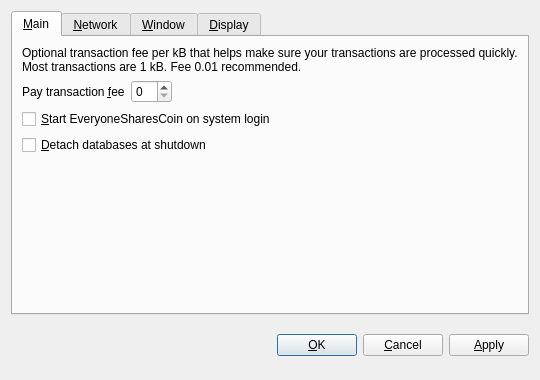
<?xml version="1.0" encoding="UTF-8"?>
<ui version="4.0">
 <class>OptionsDialog</class>
 <widget class="QDialog" name="OptionsDialog">
  <property name="geometry">
   <rect>
    <x>0</x>
    <y>0</y>
    <width>540</width>
    <height>380</height>
   </rect>
  </property>
  <property name="windowTitle">
   <string>Options</string>
  </property>
  <property name="modal">
   <bool>true</bool>
  </property>
  <layout class="QVBoxLayout" name="verticalLayout">
   <item>
    <widget class="QTabWidget" name="tabWidget">
     <property name="tabPosition">
      <enum>QTabWidget::North</enum>
     </property>
     <property name="currentIndex">
      <number>0</number>
     </property>
     <widget class="QWidget" name="tabMain">
      <attribute name="title">
       <string>&amp;Main</string>
      </attribute>
      <layout class="QVBoxLayout" name="verticalLayout_Main">
       <item>
        <widget class="QLabel" name="transactionFeeInfoLabel">
         <property name="text">
          <string>Optional transaction fee per kB that helps make sure your transactions are processed quickly. Most transactions are 1 kB. Fee 0.01 recommended.</string>
         </property>
         <property name="textFormat">
          <enum>Qt::PlainText</enum>
         </property>
         <property name="wordWrap">
          <bool>true</bool>
         </property>
        </widget>
       </item>
       <item>
        <layout class="QHBoxLayout" name="horizontalLayout_Main">
         <item>
          <widget class="QLabel" name="transactionFeeLabel">
           <property name="text">
            <string>Pay transaction &amp;fee</string>
           </property>
           <property name="textFormat">
            <enum>Qt::PlainText</enum>
           </property>
           <property name="buddy">
            <cstring>transactionFee</cstring>
           </property>
          </widget>
         </item>
         <item>
          <widget class="BitcoinAmountField" name="transactionFee"/>
         </item>
         <item>
          <spacer name="horizontalSpacer_Main">
           <property name="orientation">
            <enum>Qt::Horizontal</enum>
           </property>
           <property name="sizeHint" stdset="0">
            <size>
             <width>40</width>
             <height>20</height>
            </size>
           </property>
          </spacer>
         </item>
        </layout>
       </item>
       <item>
        <widget class="QCheckBox" name="bitcoinAtStartup">
         <property name="toolTip">
          <string>Automatically start EveryoneSharesCoin after logging in to the system.</string>
         </property>
         <property name="text">
          <string>&amp;Start EveryoneSharesCoin on system login</string>
         </property>
        </widget>
       </item>
       <item>
        <widget class="QCheckBox" name="detachDatabases">
         <property name="toolTip">
          <string>Detach block and address databases at shutdown. This means they can be moved to another data directory, but it slows down shutdown. The wallet is always detached.</string>
         </property>
         <property name="text">
          <string>&amp;Detach databases at shutdown</string>
         </property>
        </widget>
       </item>
       <item>
        <spacer name="verticalSpacer_Main">
         <property name="orientation">
          <enum>Qt::Vertical</enum>
         </property>
         <property name="sizeHint" stdset="0">
          <size>
           <width>20</width>
           <height>40</height>
          </size>
         </property>
        </spacer>
       </item>
      </layout>
     </widget>
     <widget class="QWidget" name="tabNetwork">
      <attribute name="title">
       <string>&amp;Network</string>
      </attribute>
      <layout class="QVBoxLayout" name="verticalLayout_Network">
       <item>
        <widget class="QCheckBox" name="mapPortUpnp">
         <property name="toolTip">
          <string>Automatically open the EveryoneSharesCoin client port on the router. This only works when your router supports UPnP and it is enabled.</string>
         </property>
         <property name="text">
          <string>Map port using &amp;UPnP</string>
         </property>
        </widget>
       </item>
       <item>
        <widget class="QCheckBox" name="connectSocks">
         <property name="toolTip">
          <string>Connect to the EveryoneSharesCoin network through a SOCKS proxy (e.g. when connecting through Tor).</string>
         </property>
         <property name="text">
          <string>&amp;Connect through SOCKS proxy:</string>
         </property>
        </widget>
       </item>
       <item>
        <layout class="QHBoxLayout" name="horizontalLayout_Network">
         <item>
          <widget class="QLabel" name="proxyIpLabel">
           <property name="text">
            <string>Proxy &amp;IP:</string>
           </property>
           <property name="textFormat">
            <enum>Qt::PlainText</enum>
           </property>
           <property name="buddy">
            <cstring>proxyIp</cstring>
           </property>
          </widget>
         </item>
         <item>
          <widget class="QValidatedLineEdit" name="proxyIp">
           <property name="maximumSize">
            <size>
             <width>140</width>
             <height>16777215</height>
            </size>
           </property>
           <property name="toolTip">
            <string>IP address of the proxy (e.g. 127.0.0.1)</string>
           </property>
          </widget>
         </item>
         <item>
          <widget class="QLabel" name="proxyPortLabel">
           <property name="text">
            <string>&amp;Port:</string>
           </property>
           <property name="textFormat">
            <enum>Qt::PlainText</enum>
           </property>
           <property name="buddy">
            <cstring>proxyPort</cstring>
           </property>
          </widget>
         </item>
         <item>
          <widget class="QLineEdit" name="proxyPort">
           <property name="maximumSize">
            <size>
             <width>55</width>
             <height>16777215</height>
            </size>
           </property>
           <property name="toolTip">
            <string>Port of the proxy (e.g. 9050)</string>
           </property>
          </widget>
         </item>
         <item>
          <widget class="QLabel" name="socksVersionLabel">
           <property name="text">
            <string>SOCKS &amp;Version:</string>
           </property>
           <property name="textFormat">
            <enum>Qt::PlainText</enum>
           </property>
           <property name="buddy">
            <cstring>socksVersion</cstring>
           </property>
          </widget>
         </item>
         <item>
          <widget class="QValueComboBox" name="socksVersion">
           <property name="toolTip">
            <string>SOCKS version of the proxy (e.g. 5)</string>
           </property>
          </widget>
         </item>
         <item>
          <spacer name="horizontalSpacer_Network">
           <property name="orientation">
            <enum>Qt::Horizontal</enum>
           </property>
           <property name="sizeHint" stdset="0">
            <size>
             <width>40</width>
             <height>20</height>
            </size>
           </property>
          </spacer>
         </item>
        </layout>
       </item>
       <item>
        <spacer name="verticalSpacer_Network">
         <property name="orientation">
          <enum>Qt::Vertical</enum>
         </property>
         <property name="sizeHint" stdset="0">
          <size>
           <width>20</width>
           <height>40</height>
          </size>
         </property>
        </spacer>
       </item>
      </layout>
     </widget>
     <widget class="QWidget" name="tabWindow">
      <attribute name="title">
       <string>&amp;Window</string>
      </attribute>
      <layout class="QVBoxLayout" name="verticalLayout_Window">
       <item>
        <widget class="QCheckBox" name="minimizeToTray">
         <property name="toolTip">
          <string>Show only a tray icon after minimizing the window.</string>
         </property>
         <property name="text">
          <string>&amp;Minimize to the tray instead of the taskbar</string>
         </property>
        </widget>
       </item>
       <item>
        <widget class="QCheckBox" name="minimizeOnClose">
         <property name="toolTip">
          <string>Minimize instead of exit the application when the window is closed. When this option is enabled, the application will be closed only after selecting Quit in the menu.</string>
         </property>
         <property name="text">
          <string>M&amp;inimize on close</string>
         </property>
        </widget>
       </item>
       <item>
        <spacer name="verticalSpacer_Window">
         <property name="orientation">
          <enum>Qt::Vertical</enum>
         </property>
         <property name="sizeHint" stdset="0">
          <size>
           <width>20</width>
           <height>40</height>
          </size>
         </property>
        </spacer>
       </item>
      </layout>
     </widget>
     <widget class="QWidget" name="tabDisplay">
      <attribute name="title">
       <string>&amp;Display</string>
      </attribute>
      <layout class="QVBoxLayout" name="verticalLayout_Display">
       <item>
        <layout class="QHBoxLayout" name="horizontalLayout_1_Display">
         <item>
          <widget class="QLabel" name="langLabel">
           <property name="text">
            <string>User Interface &amp;language:</string>
           </property>
           <property name="textFormat">
            <enum>Qt::PlainText</enum>
           </property>
           <property name="buddy">
            <cstring>lang</cstring>
           </property>
          </widget>
         </item>
         <item>
          <widget class="QValueComboBox" name="lang">
           <property name="toolTip">
            <string>The user interface language can be set here. This setting will take effect after restarting EveryoneSharesCoin.</string>
           </property>
          </widget>
         </item>
        </layout>
       </item>
       <item>
        <layout class="QHBoxLayout" name="horizontalLayout_2_Display">
         <item>
          <widget class="QLabel" name="unitLabel">
           <property name="text">
            <string>&amp;Unit to show amounts in:</string>
           </property>
           <property name="textFormat">
            <enum>Qt::PlainText</enum>
           </property>
           <property name="buddy">
            <cstring>unit</cstring>
           </property>
          </widget>
         </item>
         <item>
          <widget class="QValueComboBox" name="unit">
           <property name="toolTip">
            <string>Choose the default subdivision unit to show in the interface and when sending coins.</string>
           </property>
          </widget>
         </item>
        </layout>
       </item>
       <item>
        <widget class="QCheckBox" name="displayAddresses">
         <property name="toolTip">
          <string>Whether to show EveryoneSharesCoin addresses in the transaction list.</string>
         </property>
         <property name="text">
          <string>&amp;Display addresses in transaction list</string>
         </property>
        </widget>
       </item>
       <item>
        <widget class="QCheckBox" name="coinControlFeatures">
         <property name="toolTip">
          <string>Whether to show coin control features or not.</string>
         </property>
         <property name="text">
          <string>Display coin &amp;control features (experts only!)</string>
         </property>
        </widget>
       </item>
       <item>
        <spacer name="verticalSpacer_Display">
         <property name="orientation">
          <enum>Qt::Vertical</enum>
         </property>
         <property name="sizeHint" stdset="0">
          <size>
           <width>20</width>
           <height>40</height>
          </size>
         </property>
        </spacer>
       </item>
      </layout>
     </widget>
    </widget>
   </item>
   <item>
    <layout class="QHBoxLayout" name="horizontalLayout_Buttons">
     <item>
      <spacer name="horizontalSpacer_1">
       <property name="orientation">
        <enum>Qt::Horizontal</enum>
       </property>
       <property name="sizeHint" stdset="0">
        <size>
         <width>40</width>
         <height>48</height>
        </size>
       </property>
      </spacer>
     </item>
     <item>
      <widget class="QLabel" name="statusLabel">
       <property name="font">
        <font>
         <weight>75</weight>
         <bold>true</bold>
        </font>
       </property>
       <property name="text">
        <string/>
       </property>
       <property name="textFormat">
        <enum>Qt::PlainText</enum>
       </property>
       <property name="wordWrap">
        <bool>true</bool>
       </property>
      </widget>
     </item>
     <item>
      <spacer name="horizontalSpacer_2">
       <property name="orientation">
        <enum>Qt::Horizontal</enum>
       </property>
       <property name="sizeHint" stdset="0">
        <size>
         <width>40</width>
         <height>48</height>
        </size>
       </property>
      </spacer>
     </item>
     <item>
      <widget class="QPushButton" name="okButton">
       <property name="text">
        <string>&amp;OK</string>
       </property>
      </widget>
     </item>
     <item>
      <widget class="QPushButton" name="cancelButton">
       <property name="text">
        <string>&amp;Cancel</string>
       </property>
       <property name="autoDefault">
        <bool>false</bool>
       </property>
      </widget>
     </item>
     <item>
      <widget class="QPushButton" name="applyButton">
       <property name="text">
        <string>&amp;Apply</string>
       </property>
       <property name="autoDefault">
        <bool>false</bool>
       </property>
      </widget>
     </item>
    </layout>
   </item>
  </layout>
 </widget>
 <customwidgets>
  <customwidget>
   <class>BitcoinAmountField</class>
   <extends>QSpinBox</extends>
   <header>bitcoinamountfield.h</header>
  </customwidget>
  <customwidget>
   <class>QValueComboBox</class>
   <extends>QComboBox</extends>
   <header>qvaluecombobox.h</header>
  </customwidget>
  <customwidget>
   <class>QValidatedLineEdit</class>
   <extends>QLineEdit</extends>
   <header>qvalidatedlineedit.h</header>
  </customwidget>
 </customwidgets>
 <resources/>
 <connections/>
</ui>
